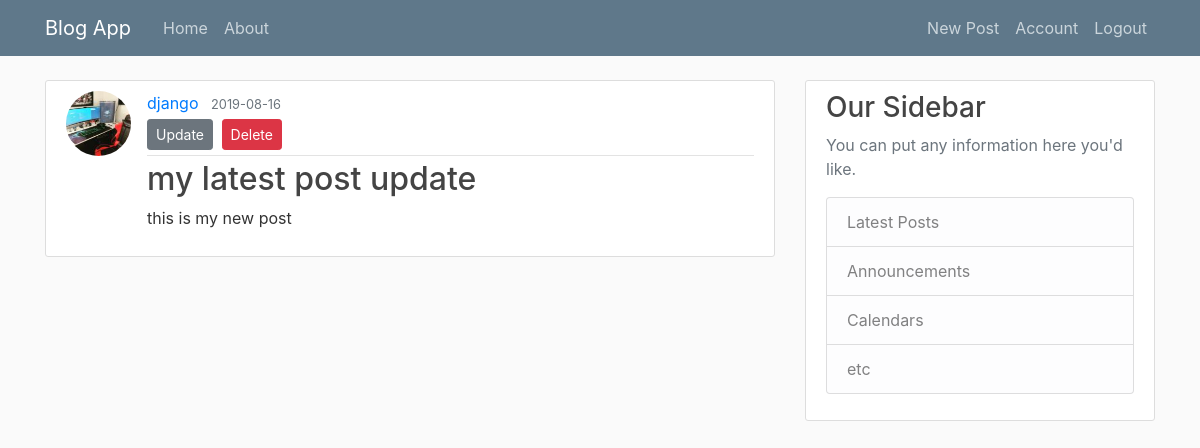
Page /post/26 (signed in) on the committed database.
### flaskblog/models.py (models this page shows, shortened)
class User(db.Model, UserMixin):
    id = db.Column(db.Integer, primary_key=True)
    username = db.Column(db.String(20), unique=True, nullable=False)
    email = db.Column(db.String(120), unique=True, nullable=False)
    image_file =  db.Column(db.String(20), nullable=False, default= 'default.jpg')
    password = db.Column(db.String(60), nullable=False)
    posts = db.relationship('Post', backref='author', lazy=True)

class Post(db.Model):
    id = db.Column(db.Integer, primary_key=True)
    title = db.Column(db.String(100), nullable=False)
    date_posted = db.Column(db.DateTime, nullable=False, default=datetime.utcnow)
    content = db.Column(db.Text, nullable=False)
    user_id = db.Column(db.Integer, db.ForeignKey('user.id'), nullable=False)

### flaskblog/posts/routes.py (the view)
@posts.route('/post/<int:post_id>', methods=['GET','POST'])
@login_required
def post(post_id):
    post = Post.query.get_or_404(post_id)
    return render_template('post.html', title=post.title, post=post)

### flaskblog/models.py (called while the page is built)
@login_manager.user_loader
def load_user(user_id):
    return User.query.get(int(user_id))

### flaskblog/templates/post.html (shortened to what this page needs)
{% extends "layout.html" %}
{% block content %}
<article class="media content-section">
    <img class="rounded-circle article-img"
        src="{{ url_for('static', filename='profile_pix/' + post.author.image_file) }}" alt="">
    <div class="media-body">
        <div class="article-metadata">
            <a class="mr-2" href="{{ url_for('users.user_posts', username=post.author.username) }}">{{ post.author.username }}</a>
            <small class="text-muted">{{ post.date_posted.strftime('%Y-%m-%d') }}</small>
            {% if post.author == current_user%}
            <div>
                <a class="btn btn-secondary btn-sm mt-1 mb-1" href="{{ url_for('posts.update_post', post_id=post.id) }}">Update</a>
                <button type="button" class="btn btn-danger btn-sm m-1" data-toggle="modal"
                    data-target="#deleteModal">Delete</button>
            </div>
            {% endif %}
        </div>
        <h2 class="article-title">{{ post.title }}</h2>
        <p class="article-content">{{ post.content }}</p>
    </div>
</article>
{% endblock %}

### flaskblog/static/main.css (style rules this page uses)
body { background: #fafafa; color: #333333; margin-top: 5rem; }
h1, h2, h3, h4, h5, h6 { color: #444444; }
.content-section { background: #ffffff; padding: 10px 20px; border: 1px solid #dddddd; border-radius: 3px; margin-bottom: 20px; }
.article-title { color: #444444; }
.article-content { white-space: pre-line; }
.article-img { height: 65px; width: 65px; margin-right: 16px; }
.article-metadata { padding-bottom: 1px; margin-bottom: 4px; border-bottom: 1px solid #e3e3e3 }

### rows in the picture
User: image_file (picture), author.username "django"
Post: date_posted "2019-08-16", title "my latest post update", content "this is my new post"
